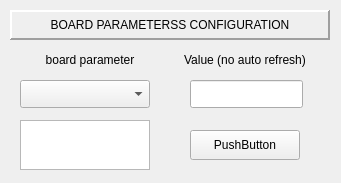
<?xml version="1.0" encoding="UTF-8"?>
<ui version="4.0">
 <class>Form</class>
 <widget class="QWidget" name="Form">
  <property name="geometry">
   <rect>
    <x>0</x>
    <y>0</y>
    <width>341</width>
    <height>183</height>
   </rect>
  </property>
  <property name="windowTitle">
   <string>Form</string>
  </property>
  <widget class="QComboBox" name="comboBox">
   <property name="geometry">
    <rect>
     <x>20</x>
     <y>80</y>
     <width>130</width>
     <height>28</height>
    </rect>
   </property>
   <item>
    <property name="text">
     <string/>
    </property>
   </item>
   <item>
    <property name="text">
     <string>BDILK</string>
    </property>
   </item>
   <item>
    <property name="text">
     <string>BDILKM</string>
    </property>
   </item>
   <item>
    <property name="text">
     <string>BDCTR</string>
    </property>
   </item>
   <item>
    <property name="text">
     <string>BDTERM</string>
    </property>
   </item>
   <item>
    <property name="text">
     <string>BDALARM</string>
    </property>
   </item>
  </widget>
  <widget class="QLabel" name="label">
   <property name="geometry">
    <rect>
     <x>30</x>
     <y>50</y>
     <width>120</width>
     <height>20</height>
    </rect>
   </property>
   <property name="text">
    <string>board parameter</string>
   </property>
   <property name="alignment">
    <set>Qt::AlignCenter</set>
   </property>
  </widget>
  <widget class="QLineEdit" name="lineEdit">
   <property name="geometry">
    <rect>
     <x>190</x>
     <y>80</y>
     <width>113</width>
     <height>28</height>
    </rect>
   </property>
  </widget>
  <widget class="QLabel" name="label_2">
   <property name="geometry">
    <rect>
     <x>160</x>
     <y>50</y>
     <width>170</width>
     <height>20</height>
    </rect>
   </property>
   <property name="text">
    <string>Value (no auto refresh)</string>
   </property>
   <property name="alignment">
    <set>Qt::AlignCenter</set>
   </property>
  </widget>
  <widget class="QLabel" name="label_3">
   <property name="geometry">
    <rect>
     <x>10</x>
     <y>10</y>
     <width>320</width>
     <height>30</height>
    </rect>
   </property>
   <property name="frameShape">
    <enum>QFrame::Panel</enum>
   </property>
   <property name="frameShadow">
    <enum>QFrame::Raised</enum>
   </property>
   <property name="lineWidth">
    <number>2</number>
   </property>
   <property name="text">
    <string>BOARD PARAMETERSS CONFIGURATION</string>
   </property>
   <property name="alignment">
    <set>Qt::AlignCenter</set>
   </property>
  </widget>
  <widget class="QTextBrowser" name="textBrowser">
   <property name="geometry">
    <rect>
     <x>20</x>
     <y>120</y>
     <width>130</width>
     <height>50</height>
    </rect>
   </property>
  </widget>
  <widget class="QPushButton" name="pushButton">
   <property name="geometry">
    <rect>
     <x>190</x>
     <y>130</y>
     <width>110</width>
     <height>30</height>
    </rect>
   </property>
   <property name="text">
    <string>PushButton</string>
   </property>
  </widget>
 </widget>
 <resources/>
 <connections/>
</ui>
